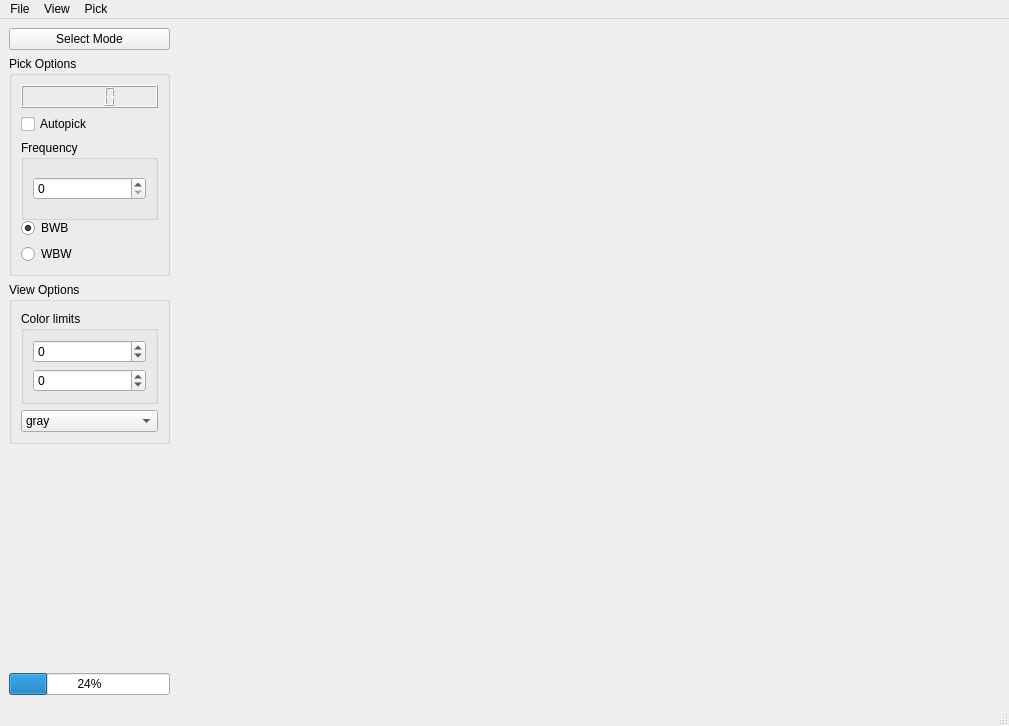
<?xml version="1.0" encoding="UTF-8"?>
<ui version="4.0">
 <class>MainWindow</class>
 <widget class="QMainWindow" name="MainWindow">
  <property name="geometry">
   <rect>
    <x>0</x>
    <y>0</y>
    <width>1009</width>
    <height>726</height>
   </rect>
  </property>
  <property name="windowTitle">
   <string>PickGUI</string>
  </property>
  <widget class="QWidget" name="centralwidget">
   <layout class="QHBoxLayout" name="horizontalLayout">
    <item>
     <layout class="QVBoxLayout" name="verticalLayout_3">
      <property name="sizeConstraint">
       <enum>QLayout::SetMaximumSize</enum>
      </property>
      <item>
       <widget class="QPushButton" name="modeButton">
        <property name="maximumSize">
         <size>
          <width>161</width>
          <height>32</height>
         </size>
        </property>
        <property name="text">
         <string>Select Mode</string>
        </property>
       </widget>
      </item>
      <item>
       <widget class="QGroupBox" name="groupBox_2">
        <property name="maximumSize">
         <size>
          <width>161</width>
          <height>220</height>
         </size>
        </property>
        <property name="title">
         <string>Pick Options</string>
        </property>
        <layout class="QVBoxLayout" name="verticalLayout_5">
         <item>
          <widget class="QLCDNumber" name="PickNumber">
           <property name="maximumSize">
            <size>
             <width>16777215</width>
             <height>50</height>
            </size>
           </property>
          </widget>
         </item>
         <item>
          <widget class="QCheckBox" name="checkBox">
           <property name="text">
            <string>Autopick</string>
           </property>
          </widget>
         </item>
         <item>
          <widget class="QGroupBox" name="groupBox_3">
           <property name="minimumSize">
            <size>
             <width>0</width>
             <height>80</height>
            </size>
           </property>
           <property name="maximumSize">
            <size>
             <width>16777215</width>
             <height>80</height>
            </size>
           </property>
           <property name="title">
            <string>Frequency</string>
           </property>
           <layout class="QVBoxLayout" name="verticalLayout_6">
            <item>
             <widget class="QSpinBox" name="FrequencySpin">
              <property name="maximum">
               <number>1000</number>
              </property>
             </widget>
            </item>
           </layout>
          </widget>
         </item>
         <item>
          <widget class="QRadioButton" name="bwb_radio">
           <property name="autoFillBackground">
            <bool>false</bool>
           </property>
           <property name="text">
            <string>BWB</string>
           </property>
           <property name="checked">
            <bool>true</bool>
           </property>
           <attribute name="buttonGroup">
            <string notr="true">buttonGroup</string>
           </attribute>
          </widget>
         </item>
         <item>
          <widget class="QRadioButton" name="wbw_radio">
           <property name="text">
            <string>WBW</string>
           </property>
           <attribute name="buttonGroup">
            <string notr="true">buttonGroup</string>
           </attribute>
          </widget>
         </item>
        </layout>
       </widget>
      </item>
      <item>
       <widget class="QGroupBox" name="groupBox">
        <property name="maximumSize">
         <size>
          <width>161</width>
          <height>180</height>
         </size>
        </property>
        <property name="title">
         <string>View Options</string>
        </property>
        <layout class="QVBoxLayout" name="verticalLayout_4">
         <item>
          <widget class="QGroupBox" name="groupBox_4">
           <property name="title">
            <string>Color limits</string>
           </property>
           <layout class="QVBoxLayout" name="verticalLayout_7">
            <item>
             <widget class="QSpinBox" name="minSpinner">
              <property name="minimum">
               <number>-999999</number>
              </property>
              <property name="maximum">
               <number>999999</number>
              </property>
             </widget>
            </item>
            <item>
             <widget class="QSpinBox" name="maxSpinner">
              <property name="minimum">
               <number>-999999</number>
              </property>
              <property name="maximum">
               <number>999999</number>
              </property>
             </widget>
            </item>
           </layout>
          </widget>
         </item>
         <item>
          <widget class="QComboBox" name="ColorSelector">
           <property name="currentText">
            <string>gray</string>
           </property>
           <item>
            <property name="text">
             <string>gray</string>
            </property>
           </item>
           <item>
            <property name="text">
             <string>CEGSIC</string>
            </property>
           </item>
           <item>
            <property name="text">
             <string>viridis</string>
            </property>
           </item>
           <item>
            <property name="text">
             <string>bwr</string>
            </property>
           </item>
           <item>
            <property name="text">
             <string>magma</string>
            </property>
           </item>
           <item>
            <property name="text">
             <string>bone</string>
            </property>
           </item>
          </widget>
         </item>
        </layout>
       </widget>
      </item>
      <item>
       <spacer name="verticalSpacer">
        <property name="orientation">
         <enum>Qt::Vertical</enum>
        </property>
        <property name="sizeHint" stdset="0">
         <size>
          <width>20</width>
          <height>40</height>
         </size>
        </property>
       </spacer>
      </item>
      <item>
       <widget class="QProgressBar" name="progressBar">
        <property name="maximumSize">
         <size>
          <width>161</width>
          <height>16777215</height>
         </size>
        </property>
        <property name="value">
         <number>24</number>
        </property>
       </widget>
      </item>
     </layout>
    </item>
    <item>
     <layout class="QVBoxLayout" name="verticalLayout_2">
      <item>
       <widget class="MplFigCanvasWidget" name="FigCanvasWidget" native="true">
        <property name="minimumSize">
         <size>
          <width>800</width>
          <height>0</height>
         </size>
        </property>
       </widget>
      </item>
     </layout>
    </item>
   </layout>
  </widget>
  <widget class="QMenuBar" name="menubar">
   <property name="geometry">
    <rect>
     <x>0</x>
     <y>0</y>
     <width>1009</width>
     <height>22</height>
    </rect>
   </property>
   <widget class="QMenu" name="menuFile">
    <property name="title">
     <string>File</string>
    </property>
    <widget class="QMenu" name="menuSave_mat">
     <property name="title">
      <string>Save .mat</string>
     </property>
     <addaction name="actionSave_pick"/>
     <addaction name="actionSave_as"/>
    </widget>
    <widget class="QMenu" name="menuSave_figure">
     <property name="title">
      <string>Save figure</string>
     </property>
     <addaction name="actionSave_as_png"/>
    </widget>
    <addaction name="menuSave_mat"/>
    <addaction name="menuSave_figure"/>
    <addaction name="separator"/>
    <addaction name="actionClose"/>
   </widget>
   <widget class="QMenu" name="menuView">
    <property name="title">
     <string>View</string>
    </property>
    <addaction name="actionColor_limits"/>
    <addaction name="actionColor_map"/>
   </widget>
   <widget class="QMenu" name="menuPick">
    <property name="title">
     <string>Pick</string>
    </property>
    <addaction name="actionNext"/>
    <addaction name="actionPrevious"/>
   </widget>
   <addaction name="menuFile"/>
   <addaction name="menuView"/>
   <addaction name="menuPick"/>
  </widget>
  <widget class="QStatusBar" name="statusbar"/>
  <action name="actionClose">
   <property name="text">
    <string>Close</string>
   </property>
   <property name="shortcut">
    <string>Ctrl+W</string>
   </property>
   <property name="shortcutVisibleInContextMenu">
    <bool>false</bool>
   </property>
  </action>
  <action name="actionSave_in_place">
   <property name="text">
    <string>Save in place</string>
   </property>
  </action>
  <action name="actionSave_pick">
   <property name="text">
    <string>Save</string>
   </property>
   <property name="shortcut">
    <string>Ctrl+S</string>
   </property>
   <property name="shortcutVisibleInContextMenu">
    <bool>false</bool>
   </property>
  </action>
  <action name="actionSave_as">
   <property name="text">
    <string>Save as</string>
   </property>
   <property name="shortcut">
    <string>Ctrl+Shift+S</string>
   </property>
   <property name="shortcutVisibleInContextMenu">
    <bool>false</bool>
   </property>
  </action>
  <action name="actionSave_as_png">
   <property name="text">
    <string>Save png</string>
   </property>
  </action>
  <action name="actionColor_limits">
   <property name="text">
    <string>Color limits</string>
   </property>
  </action>
  <action name="actionColor_map">
   <property name="text">
    <string>Color map</string>
   </property>
  </action>
  <action name="actionNext">
   <property name="text">
    <string>Next</string>
   </property>
  </action>
  <action name="actionPrevious">
   <property name="text">
    <string>Previous</string>
   </property>
  </action>
 </widget>
 <customwidgets>
  <customwidget>
   <class>MplFigCanvasWidget</class>
   <extends>QWidget</extends>
   <header>mplfigcanvaswidget.h</header>
   <container>1</container>
  </customwidget>
 </customwidgets>
 <resources/>
 <connections/>
 <buttongroups>
  <buttongroup name="buttonGroup"/>
 </buttongroups>
</ui>
